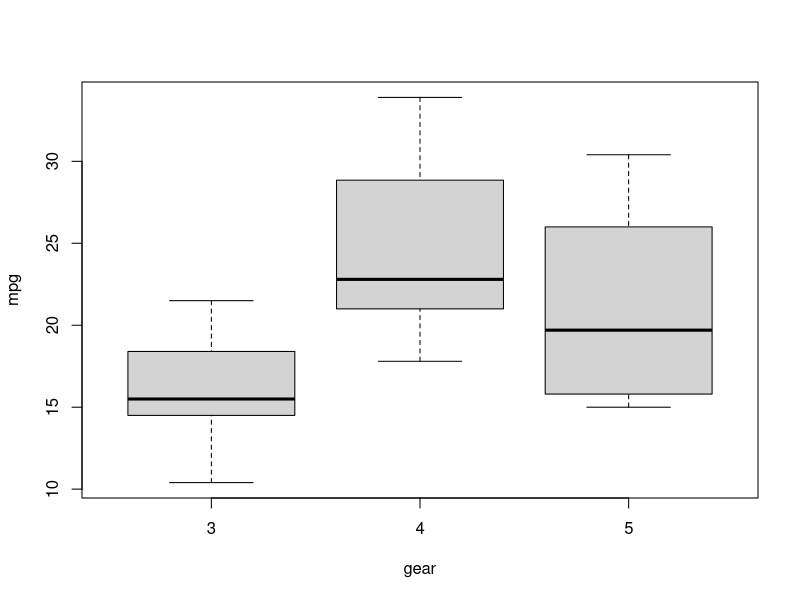
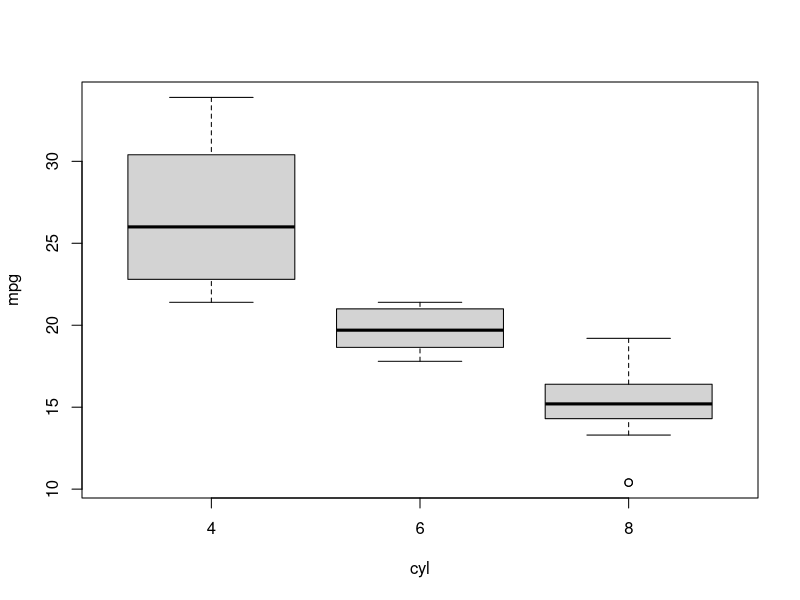
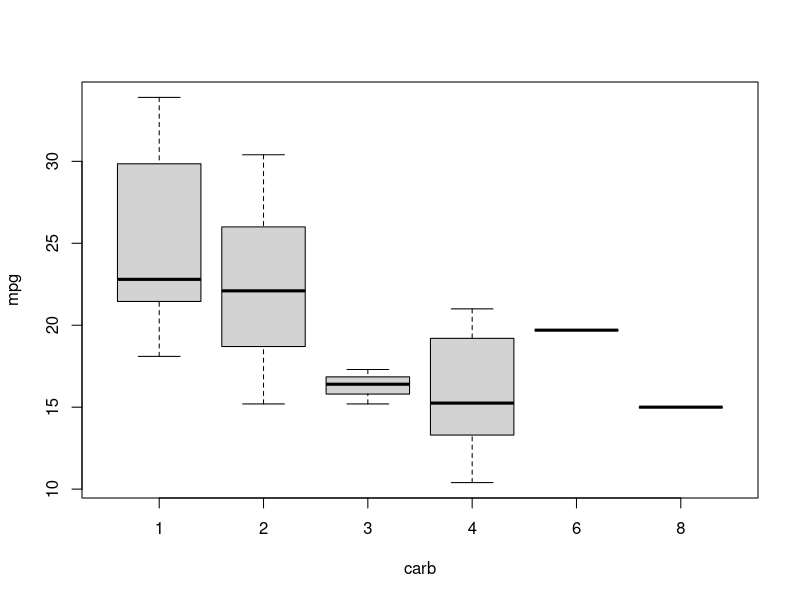

These figures' R source, in order:
#anova analysis


library(dplyr)

#extracting mtcars data set from dpylr
mtcars<- mtcars

#to view the data 
View(mtcars)

#gives the dimensions of the data set
dim(mtcars)

#gives the names of the variables in the data set
names(mtcars)

#displays top 6 observations of the data set
head(mtcars)

#displays bottom 6 observations of the data set
tail(mtcars)

#displays structure of the variables in the data set
str(mtcars)

#gives the summary of the variables of the data set 
summary(mtcars)

#convert into categorical data (i.e factor type for indep variable)
#indep var must be categorical for anova
mtcars$gear<- as.factor(mtcars$gear)

str(mtcars$gear)

#apply anova test 
mtcars1<- aov(mtcars$mpg ~ as.factor(mtcars$gear))

summary(mtcars1)

#boxplot for mpg and gears
boxplot(mtcars$mpg ~ factor(mtcars$gear),xlab ="gear", ylab ="mpg")

#TukeyHSD test : TukeyHONESTSIGNIFICANT TEST WILL TELL WHICH ONE IS DIFFERENT and WHICH ONE IS SAME
mtcars2<- TukeyHSD(mtcars1)

# this summary will tell which group is statistically different and same
mtcars2 

#the columns with p values less than 0.05 are different 
#as it rejects null hypothesis and gear group 4 and 3 is different as p value is 0.0002088<0.05


#applying anova with mpg and cyl variables
mtcars$cyl<- as.factor(mtcars$cyl)

str(mtcars$cyl)

#apply anova test 
mtcars1<- aov(mtcars$mpg ~ as.factor(mtcars$cyl))

summary(mtcars1)

#boxplot for mpg and cyl
boxplot(mtcars$mpg ~ factor(mtcars$cyl),xlab ="cyl", ylab ="mpg")

#TukeyHSD test : TukeyHONESTSIGNIFICANT TEST WILL TELL WHICH ONE IS DIFFERENT and WHICH ONE IS SAME
mtcars2<- TukeyHSD(mtcars1)

# this summary will tell which group is statistically different and same
mtcars2 

#applying anova with mpg and cyl variables
mtcars$carb<- as.factor(mtcars$carb)

str(mtcars$carb)

#apply anova test 
mtcars1<- aov(mtcars$mpg ~ as.factor(mtcars$carb))

summary(mtcars1)

#boxplot for mpg and cyl
boxplot(mtcars$mpg ~ factor(mtcars$carb),xlab ="carb", ylab ="mpg")

#TukeyHSD test : TukeyHONESTSIGNIFICANT TEST WILL TELL WHICH ONE IS DIFFERENT and WHICH ONE IS SAME
mtcars2<- TukeyHSD(mtcars1)

# this summary will tell which group is statistically different and same
mtcars2 
